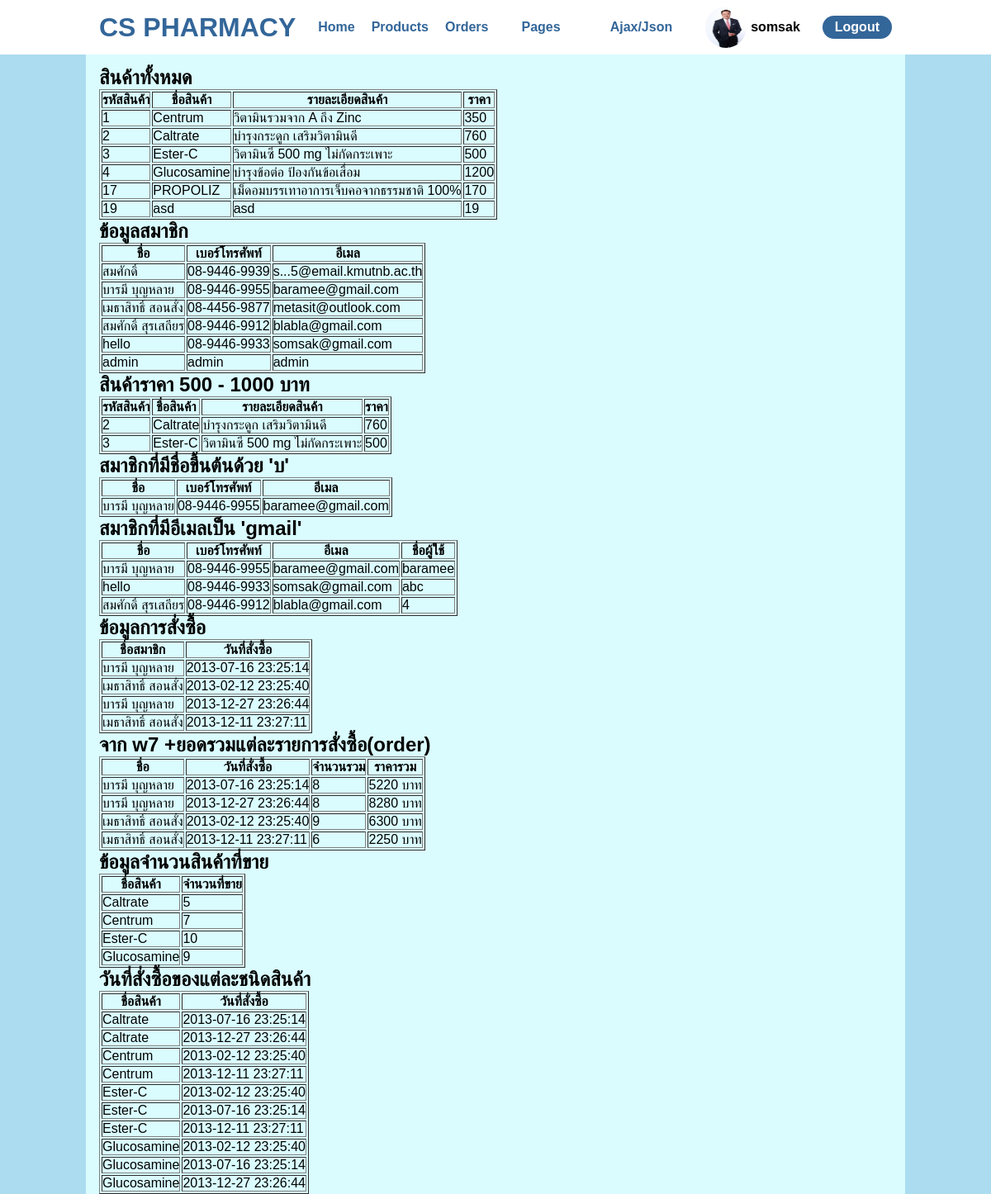
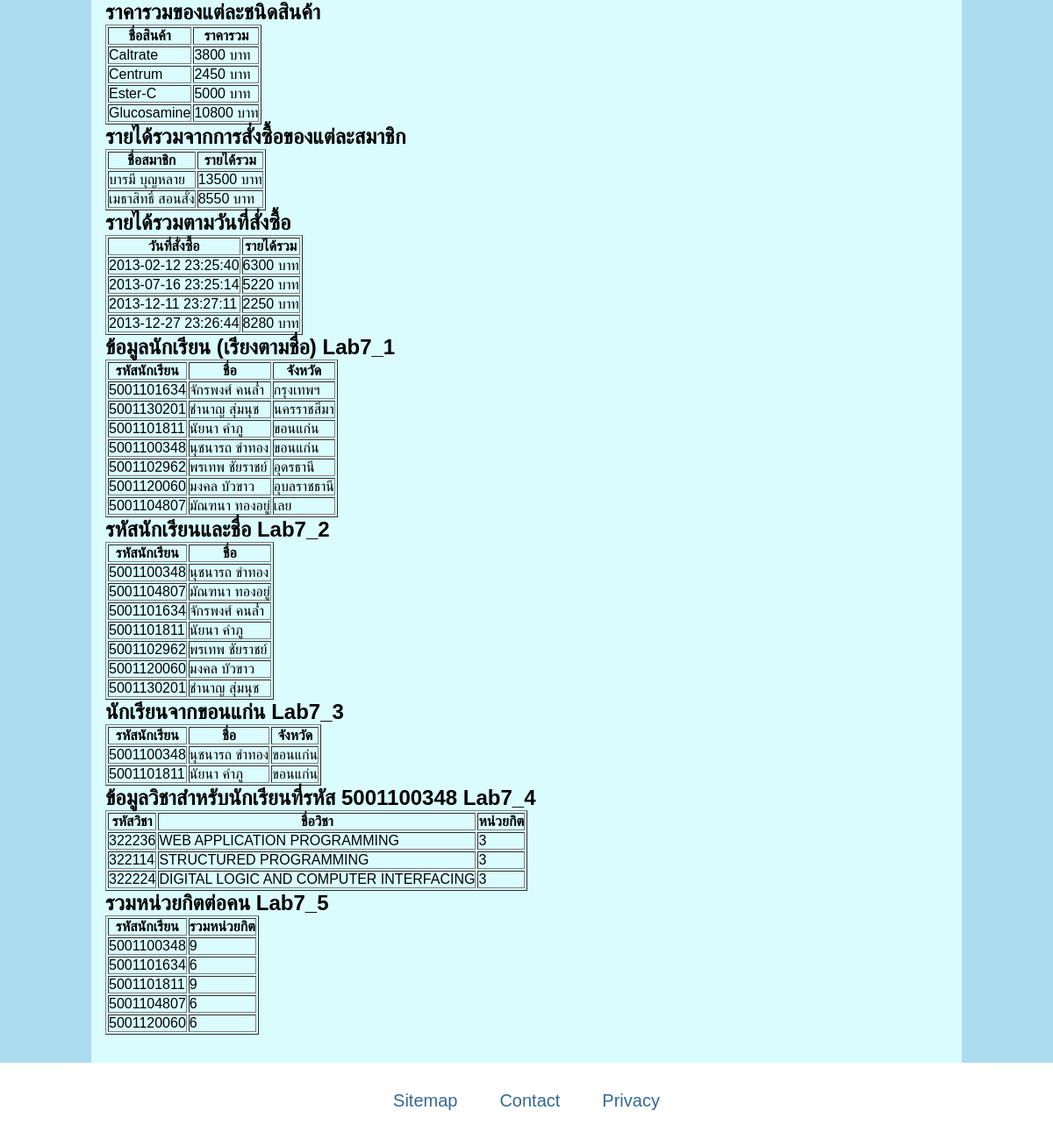
The app's page /lab7.php (signed in) with its own data (2 pictures, top to bottom).
### tables this page shows
CREATE TABLE `product` (
  `pid` int(13) NOT NULL,
  `pname` varchar(255) NOT NULL,
  `pdetail` text NOT NULL,
  `price` int(4) NOT NULL,
  `remain` int(11) NOT NULL DEFAULT 1
);

CREATE TABLE `member` (
  `username` varchar(15) NOT NULL,
  `password` varchar(15) NOT NULL,
  `name` varchar(100) NOT NULL,
  `address` varchar(255) NOT NULL,
  `mobile` varchar(30) NOT NULL,
  `email` varchar(30) DEFAULT NULL
);

CREATE TABLE `orders` (
  `ord_id` int(11) NOT NULL,
  `username` varchar(15) NOT NULL,
  `ord_date` datetime NOT NULL,
  `status` enum('wait','pay','send','cancel') NOT NULL
);

CREATE TABLE `student` (
  `std_id` varchar(50) NOT NULL,
  `std_name` varchar(50) NOT NULL,
  `province` varchar(50) NOT NULL
);

CREATE TABLE `course` (
  `course_id` varchar(50) NOT NULL,
  `title` varchar(50) NOT NULL,
  `credit` int(50) NOT NULL
);

### lab7.php (the view, shortened to what this page needs)
<?php include "php/connect.php" ?>
<!DOCTYPE html>
<html>
    <head>
        <link href="styles/styles.css" rel="stylesheet" type="text/css" />
    </head>
    <body>
        <?php include "components/navbar.php"; ?>
        <main>
            <?php
            $stmt = $pdo->prepare("SELECT * FROM product");
            $stmt->execute();
            echo "<h2>สินค้าทั้งหมด</h2>";
            echo "<table border='1px solid black'>";
            echo "<tr>
                    <th>รหัสสินค้า</th>
                    <th>ชื่อสินค้า</th>
                    <th>รายละเอียดสินค้า</th>
                    <th>ราคา</th>
                </tr>";
            while ($row = $stmt->fetch()) {
                echo "<tr>".
                    "<td>".$row["pid"]."</td>".
                    "<td>".$row["pname"]."</td>".
                    "<td>".$row["pdetail"]."</td>".
                    "<td>".$row["price"]."</td>".
                    "</tr>";
            }
            echo "</table>";
            echo "<h2>ข้อมูลสมาชิก</h2>";
            $stmt = $pdo->prepare("SELECT name, mobile, email FROM member");
            $stmt->execute();
            echo "<table border='1px solid black'>";
            echo "<tr>
                    <th>ชื่อ</th>
                    <th>เบอร์โทรศัพท์</th>
                    <th>อีเมล</th>
                </tr>";
            while ($row = $stmt->fetch()) {
                echo "<tr>".
                    "<td>".$row["name"]."</td>".
                    "<td>".$row["mobile"]."</td>".
                    "<td>".$row["email"]."</td>".
                    "</tr>";
            }
            echo "</table>";
            echo "<h2>สินค้าราคา 500 - 1000 บาท</h2>";
            $stmt = $pdo->prepare("SELECT * FROM product WHERE price >= 500 AND price <= 1000");
            $stmt->execute();
            echo "<table border='1px solid black'>";
            echo "<tr>
                    <th>รหัสสินค้า</th>
                    <th>ชื่อสินค้า</th>
                    <th>รายละเอียดสินค้า</th>
                    <th>ราคา</th>
                </tr>";
            while ($row = $stmt->fetch()) {
                echo "<tr>".
                    "<td>".$row["pid"]."</td>".
                    "<td>".$row["pname"]."</td>".
                    "<td>".$row["pdetail"]."</td>".
                    "<td>".$row["price"]."</td>".
                    "</tr>";
            }
            echo "</table>";
            echo "<h2>สมาชิกที่มีชื่อขึ้นต้นด้วย 'บ'</h2>";
            $stmt = $pdo->prepare("SELECT * FROM member WHERE name LIKE 'บ%'");
            $stmt->execute();
            echo "<table border='1px solid black'>";
            echo "<tr>
                    <th>ชื่อ</th>
                    <th>เบอร์โทรศัพท์</th>
                    <th>อีเมล</th>
                </tr>";
            while ($row = $stmt->fetch()) {
                echo "<tr>".
                    "<td>".$row["name"]."</td>".
                    "<td>".$row["mobile"]."</td>".
                    "<td>".$row["email"]."</td>".
                    "</tr>";
            }
            echo "</table>";
            echo "<h2>สมาชิกที่มีอีเมลเป็น 'gmail'</h2>";
            $stmt = $pdo->prepare("SELECT * FROM member WHERE email LIKE '%gmail%' ORDER BY username DESC");
            $stmt->execute();
            echo "<table border='1px solid black'>";
            echo "<tr>
                    <th>ชื่อ</th>
                    <th>เบอร์โทรศัพท์</th>
                    <th>อีเมล</th>
                    <th>ชื่อผู้ใช้</th>
                </tr>";
            while ($row = $stmt->fetch()) {
                echo "<tr>".
                    "<td>".$row["name"]."</td>".
                    "<td>".$row["mobile"]."</td>".
                    "<td>".$row["email"]."</td>".
                    "<td>".$row["username"]."</td>".
                    "</tr>";
            }
            echo "</table>";
            echo "<h2>ข้อมูลการสั่งซื้อ</h2>";
            $stmt = $pdo->prepare("SELECT member.name, orders.ord_date FROM member JOIN orders ON member.username = orders.username");
            $stmt->execute();
            echo "<table border='1px solid black'>";
            echo "<tr>
                    <th>ชื่อสมาชิก</th>
                    <th>วันที่สั่งซื้อ</th>
                </tr>";
            while ($row = $stmt->fetch()) {
                echo "<tr>".
                    "<td>".$row["name"]."</td>".
                    "<td>".$row["ord_date"]."</td>".
                    "</tr>";
            }
            echo "</table>";
            echo "<h2>จาก w7 +ยอดรวมแต่ละรายการสั่งซื้อ(order)</h2>";
            $stmt = $pdo->prepare("
                SELECT
                    member.name,
                    orders.ord_date,
                    SUM(item.quantity) AS total_quantity,
                    SUM(product.price * item.quantity) AS total_price
                FROM
                    member
                JOIN
                    orders ON member.username = orders.username
                JOIN
                    item ON orders.ord_id = item.ord_id
                JOIN
                    product ON product.pid = item.pid
                GROUP BY
                    member.name, orders.ord_date
            ");
            $stmt->execute();
            echo "<table border='1px solid black'>";
            echo "<tr>
                    <th>ชื่อ</th>
                    <th>วันที่สั่งซื้อ</th>
                    <th>จำนวนรวม</th>
                    <th>ราคารวม</th>
                </tr>";
            while ($row = $stmt->fetch()) {
                echo "<tr>".
                    "<td>".$row["name"]."</td>".
                    "<td>".$row["ord_date"]."</td>".
                    "<td>".$row["total_quantity"]."</td>".
                    "<td>".$row["total_price"]." บาท</td>".
                    "</tr>";
            }
            echo "</table>";
            echo "<h2>ข้อมูลจำนวนสินค้าที่ขาย</h2>";
            $stmt = $pdo->prepare("
                SELECT
                    product.pname,
                    SUM(item.quantity) AS total_quantity
                FROM
                    product
                JOIN
                    item ON product.pid = item.pid
                GROUP BY
                    product.pname
            ");
            $stmt->execute();
            echo "<table border='1px solid black'>";
            echo "<tr>
                    <th>ชื่อสินค้า</th>
                    <th>จำนวนที่ขาย</th>
                </tr>";
            while ($row = $stmt->fetch()) {
                echo "<tr>".
                    "<td>".$row["pname"]."</td>".
                    "<td>".$row["total_quantity"]."</td>".
                    "</tr>";
            }
            echo "</table>";
            echo "<h2>วันที่สั่งซื้อของแต่ละชนิดสินค้า</h2>";
            $stmt = $pdo->prepare("
                SELECT product.pname, orders.ord_date
                FROM product
                JOIN item ON product.pid = item.pid
                JOIN orders ON item.ord_id = orders.ord_id
                ORDER BY product.pname, orders.ord_date
            ");
            $stmt->execute();
            echo "<table border='1px solid black'>";
            echo "<tr>
                    <th>ชื่อสินค้า</th>
                    <th>วันที่สั่งซื้อ</th>
                </tr>";
            while ($row = $stmt->fetch()) {
                echo "<tr>".
                    "<td>".$row["pname"]."</td>".
                    "<td>".$row["ord_date"]."</td>".
                    "</tr>";
            }
            echo "</table>";
            echo "<h2>ราคารวมของแต่ละชนิดสินค้า</h2>";
            $stmt = $pdo->prepare("
                SELECT product.pname, SUM(item.quantity * product.price) AS total_price
                FROM product
                JOIN item ON product.pid = item.pid
                GROUP BY product.pname
            ");
            $stmt->execute();
            echo "<table border='1px solid black'>";
            echo "<tr>
                    <th>ชื่อสินค้า</th>
                    <th>ราคารวม</th>
                </tr>";
            while ($row = $stmt->fetch()) {
                echo "<tr>".
                    "<td>".$row["pname"]."</td>".
                    "<td>".$row["total_price"]." บาท</td>".
                    "</tr>";
            }
            echo "</table>";
            echo "<h2>รายได้รวมจากการสั่งซื้อของแต่ละสมาชิก</h2>";
            $stmt = $pdo->prepare("
                SELECT member.name, SUM(item.quantity * product.price) AS total_revenue
                FROM member
                JOIN orders ON member.username = orders.username
                JOIN item ON orders.ord_id = item.ord_id
                JOIN product ON item.pid = product.pid
                GROUP BY member.name
            ");
            $stmt->execute();
            echo "<table border='1px solid black'>";
            echo "<tr>
                    <th>ชื่อสมาชิก</th>
                    <th>รายได้รวม</th>
                </tr>";
            while ($row = $stmt->fetch()) {
                echo "<tr>".
                    "<td>".$row["name"]."</td>".
                    "<td>".$row["total_revenue"]." บาท</td>".
                    "</tr>";
            }
            echo "</table>";
            echo "<h2>รายได้รวมตามวันที่สั่งซื้อ</h2>";
            $stmt = $pdo->prepare("
                SELECT orders.ord_date, SUM(item.quantity * product.price) AS total_revenue
                FROM orders
                JOIN item ON orders.ord_id = item.ord_id
                JOIN product ON item.pid = product.pid
                GROUP BY orders.ord_date
                ORDER BY orders.ord_date
            ");
            $stmt->execute();
            echo "<table border='1px solid black'>";
            echo "<tr>
                    <th>วันที่สั่งซื้อ</th>
                    <th>รายได้รวม</th>
                </tr>";
            while ($row = $stmt->fetch()) {
                echo "<tr>".
                    "<td>".$row["ord_date"]."</td>".
                    "<td>".$row["total_revenue"]." บาท</td>".
                    "</tr>";
            }
            echo "</table>";
            echo "<h2>ข้อมูลนักเรียน (เรียงตามชื่อ) Lab7_1</h2>";
            $stmt = $pdo->prepare("SELECT * FROM student ORDER BY std_name ASC");
            $stmt->execute();
            echo "<table border='1px solid black'>";
            echo "<tr><th>รหัสนักเรียน</th><th>ชื่อ</th><th>จังหวัด</th></tr>";
            while ($row = $stmt->fetch()) {
                echo "<tr><td>".$row["std_id"]."</td><td>".$row["std_name"]."</td><td>".$row["province"]."</td></tr>";
            }
            echo "</table>";
            echo "<h2>รหัสนักเรียนและชื่อ Lab7_2</h2>";
            $stmt = $pdo->prepare("SELECT std_id, std_name FROM student");
            $stmt->execute();
            echo "<table border='1px solid black'>";
            echo "<tr><th>รหัสนักเรียน</th><th>ชื่อ</th></tr>";
            while ($row = $stmt->fetch()) {
                echo "<tr><td>".$row["std_id"]."</td><td>".$row["std_name"]."</td></tr>";
            }
            echo "</table>";
            echo "<h2>นักเรียนจากขอนแก่น Lab7_3</h2>";
            $stmt = $pdo->prepare("SELECT * FROM student WHERE province = 'ขอนแก่น'");
            $stmt->execute();
            echo "<table border='1px solid black'>";
            echo "<tr><th>รหัสนักเรียน</th><th>ชื่อ</th><th>จังหวัด</th></tr>";
            while ($row = $stmt->fetch()) {
                echo "<tr><td>".$row["std_id"]."</td><td>".$row["std_name"]."</td><td>".$row["province"]."</td></tr>";
            }
            echo "</table>";
            echo "<h2>ข้อมูลวิชาสำหรับนักเรียนที่รหัส 5001100348 Lab7_4</h2>";
            $stmt = $pdo->prepare("SELECT course.course_id, course.title, course.credit
                                    FROM student
                                    JOIN register ON student.std_id = register.std_id
                                    JOIN course ON register.course_id = course.course_id
                                    WHERE student.std_id = '5001100348'");
            $stmt->execute();
            echo "<table border='1px solid black'>";
            echo "<tr><th>รหัสวิชา</th><th>ชื่อวิชา</th><th>หน่วยกิต</th></tr>";
            while ($row = $stmt->fetch()) {
                echo "<tr><td>".$row["course_id"]."</td><td>".$row["title"]."</td><td>".$row["credit"]."</td></tr>";
            }
            echo "</table>";
            echo "<h2>รวมหน่วยกิตต่อคน Lab7_5</h2>";
            $stmt = $pdo->prepare("SELECT student.std_id, SUM(course.credit) AS total_credits
                                    FROM student
                                    JOIN register ON student.std_id = register.std_id
                                    JOIN course ON register.course_id = course.course_id
                                    GROUP BY student.std_id");
            $stmt->execute();
            echo "<table border='1px solid black'>";
            echo "<tr><th>รหัสนักเรียน</th><th>รวมหน่วยกิต</th></tr>";
            while ($row = $stmt->fetch()) {
                echo "<tr><td>".$row["std_id"]."</td><td>".$row["total_credits"]."</td></tr>";
            }
            echo "</table>";
            ?>
        </main>
        <?php include "components/footer.php"; ?>
    </body>
</html>

### styles/styles.css (style rules this page uses)
* { margin: 0; padding: 0; }
html, body { font-family: sans-serif; background-color: #acdcf0; }
main { margin: 3rem auto 0; padding: 2rem 1rem; min-height: 80vh; width: 90%; background-color: #dafcff; }
@media only screen and (min-width: 1024px) { main { width: 80%; } }

### records on screen
product: pid "1", pname "Centrum", pdetail "วิตามินรวมจาก A ถึง Zinc", price "350", orders.ord_date "2013-02-12 23:25:40", orders.ord_date "2013-12-11 23:27:11"
product: pid "2", pname "Caltrate", pdetail "บำรุงกระดูก เสริมวิตามินดี", price "760", orders.ord_date "2013-07-16 23:25:14", orders.ord_date "2013-12-27 23:26:44"
product: pid "3", pname "Ester-C", pdetail "วิตามินซี 500 mg ไม่กัดกระเพาะ", price "500", orders.ord_date "2013-02-12 23:25:40", orders.ord_date "2013-07-16 23:25:14", orders.ord_date "2013-12-11 23:27:11"
product: pid "4", pname "Glucosamine", pdetail "บำรุงข้อต่อ ป้องกันข้อเสื่อม", price "1200", orders.ord_date "2013-02-12 23:25:40", orders.ord_date "2013-07-16 23:25:14", orders.ord_date "2013-12-27 23:26:44"
product: pid "17", pname "PROPOLIZ", pdetail "เม็ดอมบรรเทาอาการเจ็บคอจากธรรมชาติ 100%", price "170"
product: pid "19", pname "asd", pdetail "asd", price "19"
member: name "สมศักดิ์", mobile "08-9446-9939", email "s...5@email.kmutnb.ac.th"
member: name "บารมี บุญหลาย", mobile "08-9446-9955", email "baramee@gmail.com", username "baramee", orders.ord_date "2013-07-16 23:25:14", orders.ord_date "2013-12-27 23:26:44"
member: name "เมธาสิทธิ์ สอนสั่ง", mobile "08-4456-9877", email "metasit@outlook.com", orders.ord_date "2013-02-12 23:25:40", orders.ord_date "2013-12-11 23:27:11"
member: name "สมศักดิ์ สุรเสถียร", mobile "08-9446-9912", email "blabla@gmail.com", username "4"
member: name "hello", mobile "08-9446-9933", email "somsak@gmail.com", username "abc"
member: name "admin", mobile "admin", email "admin"
student: std_id "5001101634", std_name "จักรพงศ์ คนล่ํ่ำ", province "กรุงเทพฯ", total_credits "6"
student: std_id "5001130201", std_name "ชํานาญ สุ่มนุช", province "นครราชสีมา"
student: std_id "5001101811", std_name "นัยนา คําภู", province "ขอนแก่น", total_credits "9"
student: std_id "5001100348", std_name "นุชนารถ ขําทอง", province "ขอนแก่น", total_credits "9"
student: std_id "5001102962", std_name "พรเทพ ชัยราชย์", province "อุดรธานี"
student: std_id "5001120060", std_name "มงคล บัวขาว", province "อุบลราชธานี", total_credits "6"
student: std_id "5001104807", std_name "มัณฑนา ทองอยู่", province "เลย", total_credits "6"
course: course_id "322236", title "WEB APPLICATION PROGRAMMING", credit "3"
course: course_id "322114", title "STRUCTURED PROGRAMMING", credit "3"
course: course_id "322224", title "DIGITAL LOGIC AND COMPUTER INTERFACING", credit "3"

### other values on screen
$_SESSION["username"] "somsak"
$row["name"] "บารมี บุญหลาย"
$row["ord_date"] "2013-07-16 23:25:14"
$row["total_quantity"] "8"
$row["total_price"] "5220"
$row["ord_date"] "2013-12-27 23:26:44"
$row["total_price"] "8280"
$row["name"] "เมธาสิทธิ์ สอนสั่ง"
$row["ord_date"] "2013-02-12 23:25:40"
$row["total_quantity"] "9"
$row["total_price"] "6300"
$row["ord_date"] "2013-12-11 23:27:11"
$row["total_quantity"] "6"
$row["total_price"] "2250"
$row["pname"] "Caltrate"
